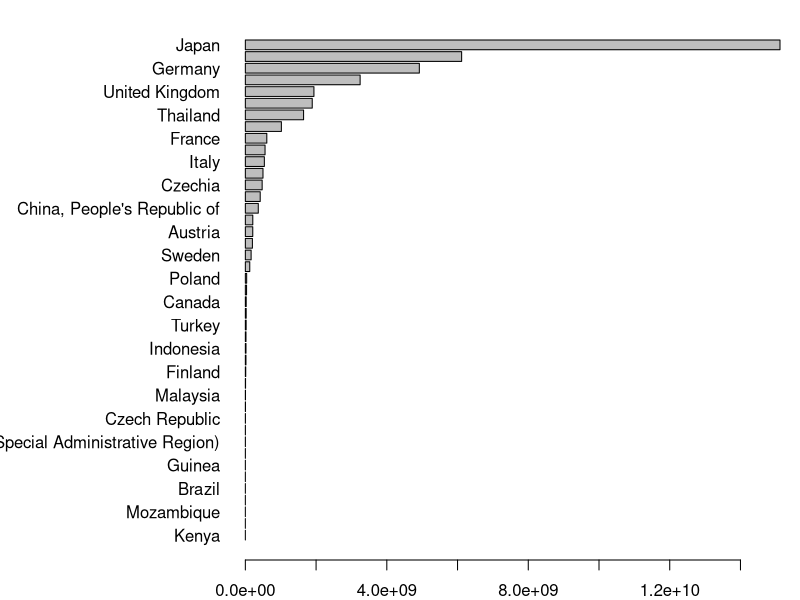
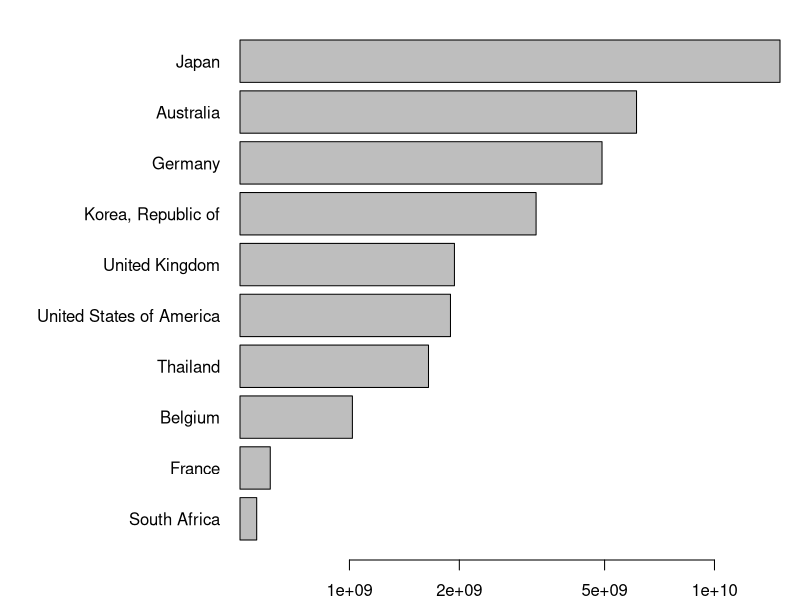
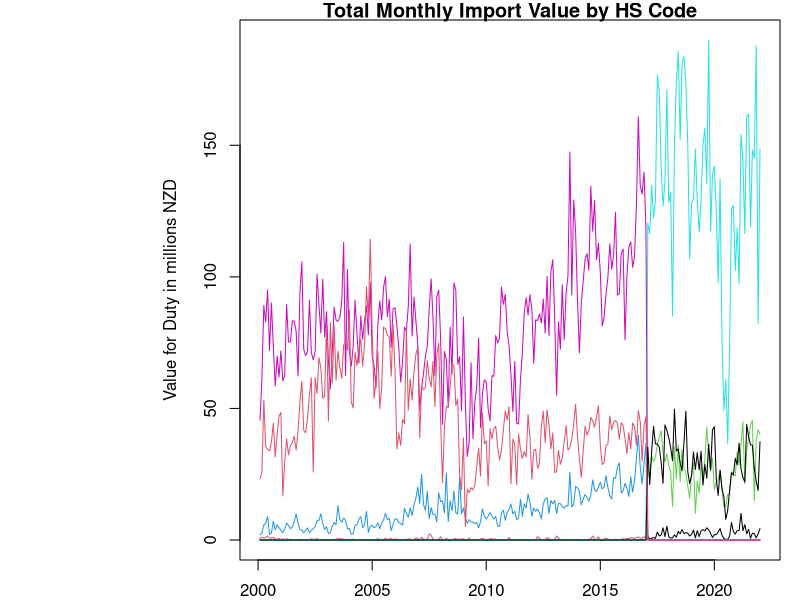
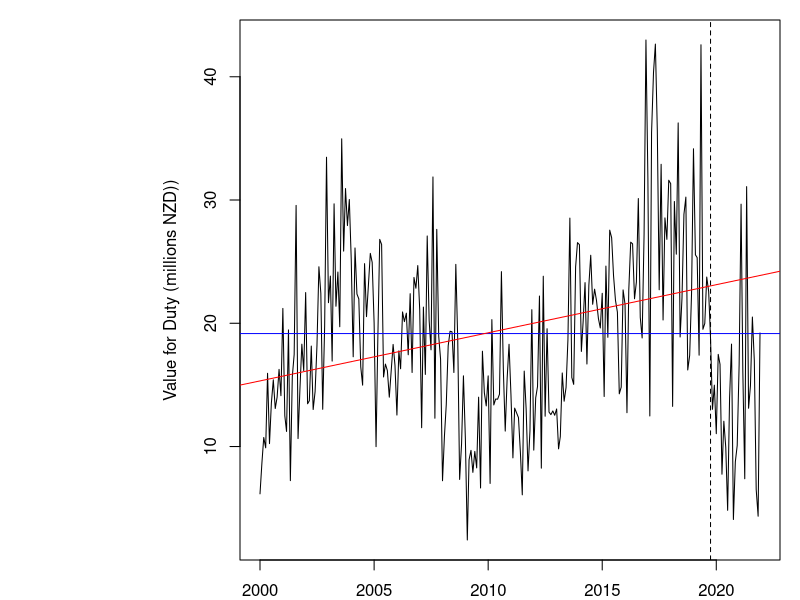

Source code (R) for these figures, in order:
## ---- chunk 1
knitr::opts_chunk$set(echo = TRUE)
## ---- chunk 2
cars <- read.csv("new-car-imports.csv")
str(cars)
## ---- chunk 3
names(cars) <- c("Month", "HSC", "HSDescription", "Unit", "Country",
                 "VFD", "CIF", "Quantity", "Status")
num_cols = c("VFD", "CIF", "Quantity")
cars[num_cols] <- lapply(cars[num_cols],
                        function(x) {as.numeric(gsub(",", "", x))})
cars$Date <- as.Date(paste0(cars$Month, "01"), format="%Y%m%d")
str(cars)
## ---- chunk 4
tab <- tapply(cars$VFD, cars$Country, sum)
par(mar=c(2,12,1,1))
barplot(tab[order(tab)], horiz=T, las=1)
## ---- chunk 5
tab <- tapply(cars$VFD, cars$Country, sum)
par(mar=c(2,12,1,1))
barplot(tail(tab[order(tab)], 10), horiz=T, las=1, log="x")
## ---- chunk 6
hsc <- xtabs(VFD ~ Month + HSC, data=cars) / 1e6
matplot(hsc, type='l', lty=1, xaxt="n", xlab="Month",
        ylab="Value for Duty in millions NZD",
        main="Total Monthly Import Value by HS Code")
axis(1, at=seq(0, 250, by=60), labels=seq(2000, 2020, by=5))
## ---- chunk 7
descs <- unique(cars$HSDescription)
descs[1]
descs[5]
## ---- chunk 8
# narrow scope to Germany, scale vfd to millions NZD, sort by Month
germany <- aggregate(VFD ~ Date, data=subset(cars, Country == 'Germany'), sum)
germany$VFD <- germany$VFD / 1e6
germany <- germany[order(germany$Date),]

# reserve final 10% for testing
n <- nrow(germany)
pivot <- floor(n * 0.9)
train <- germany[1:pivot,]
test <- germany[-(1:pivot),]

mean_model <- mean(train$VFD)
mean_pred <- rep(mean_model, nrow(test))

linear_model <- lm(VFD ~ Date, data=train)
linear_pred <- predict(linear_model, test)

rmse <- function(actual, predicted) {
    sqrt(mean((actual - predicted) ^ 2))
}

cat("RMSE for mean:", fill=T)
rmse(test$VFD, mean_pred)
cat("RMSE for linear model:", fill=T)
rmse(test$VFD, linear_pred)
## ---- chunk 9
plot(VFD ~ Date, data=germany, type='l', 
     xlab='Year', ylab='Value for Duty (millions NZD))')
abline(h=mean_model, col='blue')
abline(linear_model, col='red')
abline(v=test$Date[1], lty=2)
